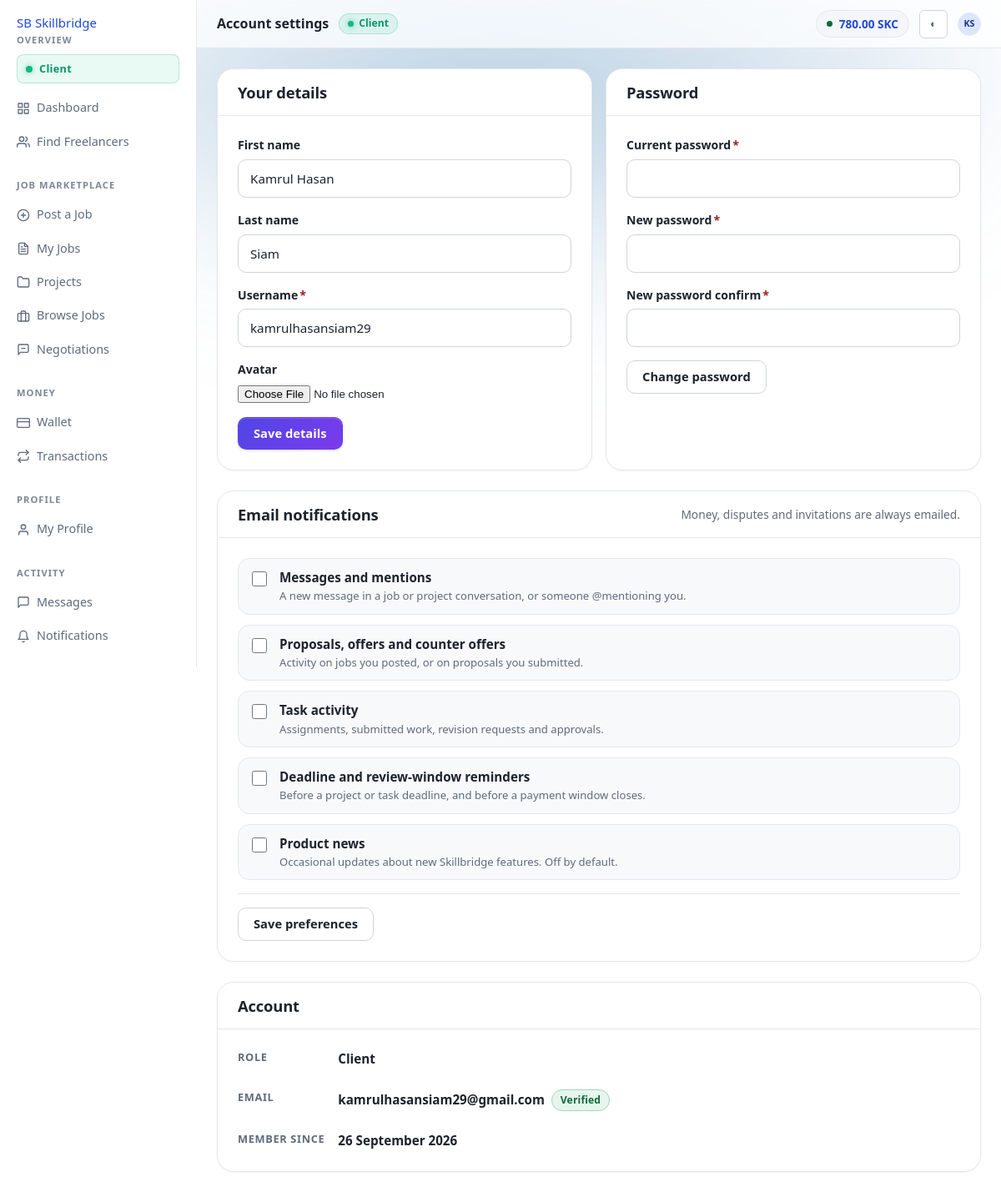
The page /accounts/settings/ (signed in) on the database its author committed.
### apps/wallets/models.py (models this page shows, shortened)
class Wallet(TimeStampedModel):
    user = models.OneToOneField(settings.AUTH_USER_MODEL, on_delete=models.PROTECT, related_name='wallet')
    available_balance = MoneyField(help_text='Spendable SkillCoin.')
    reserved_balance = MoneyField(help_text='Locked for published job budgets or a pending withdrawal.')
    escrow_balance = MoneyField(help_text='Committed to funded projects.')
    lifetime_deposited = MoneyField()
    lifetime_withdrawn = MoneyField()
    lifetime_earned = MoneyField()
    lifetime_spent = MoneyField()
    is_frozen = models.BooleanField(default=False, help_text='Admin freeze — blocks every outgoing movement.')
    frozen_reason = models.CharField(max_length=300, blank=True)
    version = models.PositiveBigIntegerField(default=0, help_text='Incremented on every mutation; detects lost updates.')
    class Meta:
        constraints = [models.CheckConstraint(check=models.Q(available_balance__gte=ZERO), name='wallet_available_non_negative'), models.CheckConstraint(check=models.Q(reserved_balance__gte=ZERO), name='wallet_reserved_non_negative'), models.CheckConstraint(check=models.Q(escrow_balance__gte=ZERO), name='wallet_escrow_non_negative')]

### apps/accounts/models.py (models this page shows, shortened)
class User(AbstractBaseUser, PermissionsMixin, UUIDModel, TimeStampedModel):
    class Status(models.TextChoices):
        ACTIVE = ('ACTIVE', 'Active')
        SUSPENDED = ('SUSPENDED', 'Suspended')
        BANNED = ('BANNED', 'Banned')
        CLOSED = ('CLOSED', 'Closed')
    email = models.EmailField(unique=True, db_index=True)
    username = models.CharField(max_length=50, unique=True, db_index=True, validators=[USERNAME_VALIDATOR])
    first_name = models.CharField(max_length=80, blank=True)
    last_name = models.CharField(max_length=80, blank=True)
    role = models.CharField(max_length=12, choices=Role.choices, db_index=True)
    is_email_verified = models.BooleanField(default=False, db_index=True)
    email_verified_at = models.DateTimeField(null=True, blank=True)
    status = models.CharField(max_length=10, choices=Status.choices, default=Status.ACTIVE, db_index=True)
    suspension_reason = models.TextField(blank=True)
    suspended_until = models.DateTimeField(null=True, blank=True)
    is_active = models.BooleanField(default=True)
    is_staff = models.BooleanField(default=False)
    date_joined = models.DateTimeField(default=timezone.now)
    last_seen_at = models.DateTimeField(null=True, blank=True)
    avatar = models.ImageField(upload_to='avatars/%Y/%m/', null=True, blank=True)
    objects = UserManager()
    USERNAME_FIELD = 'email'
    REQUIRED_FIELDS = ['username']
    class Meta:
        ordering = ('-date_joined',)
        indexes = [models.Index(fields=['role', 'status']), models.Index(fields=['-date_joined'])]
    @property
    def full_name(self) -> str:
        name = f'{self.first_name} {self.last_name}'.strip()
        return name or self.username
    @property
    def initials(self) -> str:
        parts = [p for p in (self.first_name, self.last_name) if p]
        if parts:
            return ''.join((p[0] for p in parts[:2])).upper()
        return self.username[:2].upper()
    @property
    def is_client(self) -> bool:
        return self.role == Role.CLIENT
    @property
    def is_freelancer(self) -> bool:
        return self.role == Role.FREELANCER
    @property
    def is_platform_admin(self) -> bool:
        return self.role == Role.ADMIN or self.is_superuser
    @property
    def is_usable(self) -> bool:
        if not self.is_active or self.status in {self.Status.BANNED, self.Status.CLOSED}:
            return False
        if self.status == self.Status.SUSPENDED:
            if self.suspended_until and self.suspended_until <= timezone.now():
                return True
            return False
        return True

### apps/accounts/views.py (the view, shortened to what this page needs)
@never_cache
@require_http_methods(['GET', 'POST'])
def settings_view(request):
    if not request.user.is_authenticated:
        return redirect('accounts:login')
    profile_form = AccountSettingsForm(request.POST if request.POST.get('form') == 'profile' else None, request.FILES if request.POST.get('form') == 'profile' else None, initial={'first_name': request.user.first_name, 'last_name': request.user.last_name, 'username': request.user.username})
    password_form = ChangePasswordForm(request.POST if request.POST.get('form') == 'password' else None)
    return render(request, 'registration/settings.html', {'profile_form': profile_form, 'password_form': password_form, 'prefs': None, 'prefs_fields': NOTIFICATION_PREF_FIELDS, 'page_title': 'Account settings'})

### apps/accounts/forms.py (shortened to what this page needs)
class AccountSettingsForm(forms.Form):
    first_name = forms.CharField(max_length=80, required=False)
    last_name = forms.CharField(max_length=80, required=False)
    username = forms.CharField(max_length=50, validators=[USERNAME_VALIDATOR])
    avatar = forms.ImageField(required=False)

class ChangePasswordForm(forms.Form):
    current_password = forms.CharField(widget=forms.PasswordInput)
    new_password = forms.CharField(min_length=8, widget=forms.PasswordInput)
    new_password_confirm = forms.CharField(widget=forms.PasswordInput)

### apps/core/context_processors.py (called while the page is built)
def site(request):
    user = getattr(request, 'user', None)
    signed_in = bool(user and user.is_authenticated)
    if not signed_in:
        role = 'guest'
    elif user.is_platform_admin:
        role = 'admin'
    elif user.is_freelancer:
        role = 'freelancer'
    else:
        role = 'client'
    return {'SKILLCOIN': settings.SKILLCOIN, 'BUSINESS_RULES': settings.BUSINESS_RULES, 'PAYMENT_CHANNELS': settings.PAYMENT_CHANNELS, 'AI_ENABLED': settings.AI['ENABLED'], 'nav_role': role, 'needs_email_verification': signed_in and (not user.is_email_verified)}

### apps/core/money.py (called while the page is built)
def to_coin(value) -> Decimal:
    if value is None or value == '':
        raise ValidationError('An amount is required.')
    try:
        amount = Decimal(str(value).strip().replace(',', ''))
    except (InvalidOperation, ValueError, TypeError) as exc:
        raise ValidationError('Enter a valid SkillCoin amount.') from exc
    if not amount.is_finite():
        raise ValidationError('Enter a valid SkillCoin amount.')
    return amount.quantize(CENT, rounding=ROUND_HALF_UP)

def fmt_coin(value) -> str:
    return f'{to_coin(value):,.2f}'

### apps/core/templatetags/skillbridge.py (called while the page is built)
@register.filter(name='coin')
def coin(value):
    try:
        return fmt_coin(value or 0)
    except Exception:
        return '0.00'

@register.filter(name='attr')
def attr(obj, name):
    try:
        value = getattr(obj, name)
    except (AttributeError, TypeError):
        return ''
    return value if callable(value) else value

### apps/wallets/context_processors.py (called while the page is built)
def wallet(request):
    user = getattr(request, 'user', None)
    if not (user and user.is_authenticated) or user.is_platform_admin:
        return {'wallet': None}
    from apps.wallets.selectors import get_wallet
    return {'wallet': get_wallet(user)}

### apps/wallets/selectors.py (called while the page is built)
def get_wallet(user) -> Wallet:
    wallet, _ = Wallet.objects.get_or_create(user=user)
    return wallet

### templates/registration/settings.html (shortened to what this page needs)
{% extends "layouts/dashboard.html" %}
{% load static %}
{% block page_heading %}Account settings{% endblock %}
{% block page_css %}<link rel="stylesheet" href="{% static 'accounts/css/settings.css' %}?v=4.0">{% endblock %}
{% block content %}
<div class="grid grid--2">
  <section class="card">
    <div class="card__head"><h2>Your details</h2></div>
    <div class="card__body">
      <form method="post" enctype="multipart/form-data" novalidate>
        {% include "components/form.html" with form=profile_form %}
        <button class="btn btn--primary" type="submit">Save details</button>
      </form>
    </div>
  </section>
  <section class="card">
    <div class="card__head"><h2>Password</h2></div>
    <div class="card__body">
      <form method="post" novalidate>
        {% include "components/form.html" with form=password_form %}
        <button class="btn btn--secondary" type="submit">Change password</button>
      </form>
    </div>
  </section>
</div>
<section class="card" style="margin-top:var(--gap-5)">
  <div class="card__head">
    <h2>Email notifications</h2>
    <span class="small muted">Money, disputes and invitations are always emailed.</span>
  </div>
  <div class="card__body">
    <form method="post" action="{% url 'accounts:notification_prefs' %}">
      {% for field, label, help in prefs_fields %}
        <div class="check">
          <input type="checkbox" id="pref-{{ field }}" name="{{ field }}"
                 {% if prefs|attr:field %}checked{% endif %}>
          <label for="pref-{{ field }}">
            <strong>{{ label }}</strong><br>
            <span class="small muted">{{ help }}</span>
          </label>
        </div>
      {% endfor %}
      <div class="form-actions">
        <button class="btn btn--secondary" type="submit">Save preferences</button>
      </div>
    </form>
  </div>
</section>
<section class="card" style="margin-top:var(--gap-5)">
  <div class="card__head"><h2>Account</h2></div>
  <div class="card__body">
    <dl class="dl">
      <dt>Role</dt><dd>{{ user.get_role_display }}</dd>
      <dt>Email</dt>
      <dd>
        {{ user.email }}
        {% if user.is_email_verified %}
          <span class="sb-pill sb-pill--ok">Verified</span>
        {% else %}
          <span class="sb-pill sb-pill--warn">Unverified</span>
        {% endif %}
      </dd>
      <dt>Member since</dt><dd>{{ user.date_joined|date:"j F Y" }}</dd>
    </dl>
  </div>
</section>
{% endblock %}

### templates/layouts/dashboard.html (shortened to what this page needs)
{% extends "base.html" %}
{% load static %}
{% block shell_css %}<link rel="stylesheet" href="{% static 'css/dashboard.css' %}?v=4.0">{% endblock %}
{% block chrome %}
<div class="app">
  <aside class="app-side">
    <a class="brand" href="{% url 'home' %}">
      <span class="brand__mark" aria-hidden="true">SB</span> Skillbridge
    </a>
    {% include "components/sidebar.html" %}
  </aside>
  <div class="app-main">
    <header class="app-top">
      <span class="app-top__title">{% block page_heading %}{% endblock %}</span>
      {% if user.is_freelancer %}
        <span class="top-role-badge top-role-badge--freelancer"><span class="role-pulse-dot"></span> Freelancer</span>
      {% elif user.is_client %}
        <span class="top-role-badge top-role-badge--client"><span class="role-pulse-dot"></span> Client</span>
      {% endif %}
      {% if wallet %}
        <a class="wallet-chip hide-sm" href="{% url 'wallets:wallet' %}" title="Available balance">
          <span class="wallet-chip__dot" aria-hidden="true"></span>
          {{ wallet.available_balance|coin }} {{ SKILLCOIN.CODE }}
        </a>
      {% endif %}
      <button class="icon-btn" type="button" data-theme-toggle aria-label="Switch colour theme">◐</button>
      <a class="avatar avatar--sm" href="{% url 'accounts:settings' %}" title="{{ user.full_name }}">
        {% if user.avatar %}<img src="{{ user.avatar.url }}" alt="">{% else %}{{ user.initials }}{% endif %}
      </a>
    </header>
    <main id="main" class="app-body{% block body_class %}{% endblock %}">
      {% block content %}{% endblock %}
    </main>
  </div>
</div>
{% endblock %}

### templates/components/form.html (shortened to what this page needs)
{% for field in form.visible_fields %}
  <div class="field{% if field.errors %} is-invalid{% endif %}">
    <label for="{{ field.id_for_label }}">
      {{ field.label }}{% if field.field.required %}<span class="required-mark" aria-hidden="true">*</span>{% endif %}
    </label>
    {{ field }}
  </div>
{% endfor %}

### static/css/base.css (style rules this page uses)
:root { --brand-50: #eef4ff; --brand-100: #dbe6ff; --brand-200: #bed2ff; --brand-300: #91b4ff; --brand-400: #5d8cff; --brand-500: #3465f0; --brand-600: #2149d6; --brand-700: #1b3bad; --brand-800: #1a3488; --brand-900: #1b306c; --ink-900: #11151c; --ink-800: #1d232e; --ink-700: #2c3440; --ink-600: #45505f; --ink-500: #5f6b7c; --ink-400: #7d8798; --ink-300: #a8b0bd; --ink-200: #d3d8e0; --ink-100: #e7eaf0; --ink-50: #f4f6f9; --ok-bg: #e6f6ed; --ok-fg: #12693c; --ok-line: #9fd9b8; --warn-bg: #fdf3da; --warn-fg: #7d5406; --warn-line: #ecd08a; --danger-bg: #fdecec; --danger-fg: #98221f; --danger-line: #f0b3b1; --info-bg: #e8f0fe; --info-fg: #1c4ba3; --info-line: #b3ccf5; --page: #ffffff; --surface: #ffffff; --surface-2: #f8f9fb; --line: #e5e7ec; --line-strong: #d0d4dc; --text: var(--ink-800); --text-muted: var(--ink-500); --text-faint: var(--ink-400); --glow-color: rgba(70, 130, 180, 0.5); --glow-size: 70%; --r-sm: 6px; --r-md: 8px; --r: 10px; --r-lg: 14px; --r-xl: 20px; --r-pill: 999px; --shadow-sm: 0 1px 3px 0 rgba(0, 0, 0, .04), 0 1px 2px -1px rgba(0, 0, 0, .03); --shadow: 0 4px 6px -1px rgba(0, 0, 0, .06), 0 2px 4px -2px rgba(0, 0, 0, .04); --shadow-md: 0 10px 15px -3px rgba(0, 0, 0, .07), 0 4px 6px -4px rgba(0, 0, 0, .03); --shadow-lg: 0 20px 25px -5px rgba(0, 0, 0, .08), 0 8px 10px -6px rgba(0, 0, 0, .03); --shadow-glow: 0 0 25px rgba(79, 70, 229, 0.25); --brand-gradient: linear-gradient(135deg, #4f46e5 0%, #7c3aed 100%); --brand-gradient-hover: linear-gradient(135deg, #4338ca 0%, #6d28d9 100%); --brand-glow: rgba(79, 70, 229, 0.25); --dur-fast: .15s; --dur-normal: .25s; --ease-out: cubic-bezier(0.16, 1, 0.3, 1); --gap-1: 4px; --gap-2: 8px; --gap-3: 12px; --gap-4: 16px; --gap-5: 24px; --gap-6: 32px; --gap-7: 48px; --gap-8: 64px; --shell: 1180px; --shell-wide: 1400px; --font-primary: 'Segoe UI', Tahoma, Geneva, Verdana, sans-serif; --font-secondary: 'Segoe UI', -apple-system, BlinkMacSystemFont, 'Inter', Roboto, sans-serif; --font: var(--font-primary); --mono: "JetBrains Mono", Consolas, ui-monospace, Menlo, monospace; }
*, *::before, *::after { box-sizing: border-box; }
html { -webkit-text-size-adjust: 100%; }
body { margin: 0; min-height: 100vh; background: var(--page); color: var(--text); font-family: var(--font); font-size: 15px; line-height: 1.55; -webkit-font-smoothing: antialiased; position: relative; }
body::before { content: ""; position: fixed; top: 0; left: 0; right: 0; height: 100vh; z-index: -1; pointer-events: none; background: radial-gradient( ellipse 85% var(--glow-size) at 50% 0%, var(--glow-color), transparent 70% ); filter: blur(80px); }
h1, h2, h3, h4, h5, h6 { font-family: var(--font-secondary); margin: 0 0 var(--gap-3); line-height: 1.25; font-weight: 700; }
h2 { font-size: 1.4rem; letter-spacing: -.01em; }
a { color: var(--brand-600); text-decoration: none; }
.grid { display: grid; gap: var(--gap-4); }
.grid--2 { grid-template-columns: repeat(2, minmax(0, 1fr)); }
.muted { color: var(--text-muted); }
.small { font-size: .86rem; }

### rows shown on the page
Wallet: available_balance|coin "780.00"
User: initials "KS", visible_fields "Kamrul Hasan" "Siam" "kamrulhasansiam29", role "Client", email "kamrulhasansiam29@gmail.com", date_joined "26 September 2026"

### other values the page prints
{{ SKILLCOIN.CODE }} "SKC"
{{ field.label }} "First name" "Last name" "Username" "Avatar" "Current password" "New password" "New password confirm"
{{ label }} "Messages and mentions" "Proposals, offers and counter offers" "Task activity" "Deadline and review-window reminders" "Product news"
{{ help }} "A new message in a job or project conversation, or someone @mentioning you." "Activity on jobs you posted, or on proposals you submitted." "Assignments, submitted work, revision requests and approvals." "Before a project or task deadline, and before a payment window closes." "Occasional updates about new Skillbridge features. Off by default."
